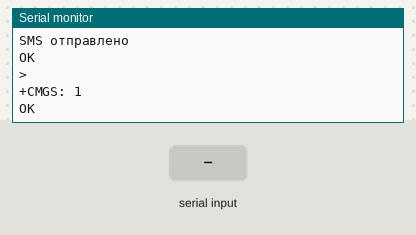
The sketch below on a simulated ESP8266 (NodeMCU). Shown: the last lines printed to the serial monitor. The test bench sets the inputs (shaded band). The modem accepts every AT command (registered, SIM ready, sends succeed) and sends nothing else.

Above: at 13.2 s.
13.3 s: "1" received over the second serial link
At 13.7 s:
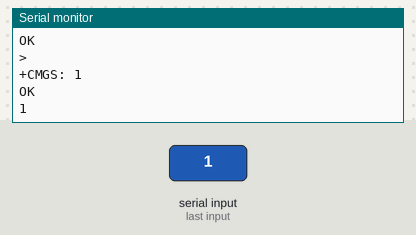
14.8 s: "0" received over the second serial link
At 16.0 s:
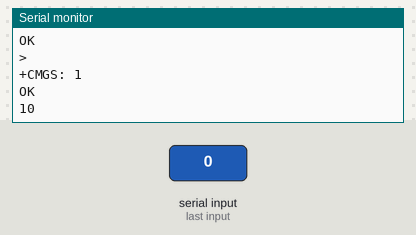

The sketch:

sim800l.ino
```cpp
#include <SoftwareSerial.h>

SoftwareSerial simSerial(D1, D2);

const String PHONE = "+79181656914";  // ← ваш номер
const String MESSAGE = "Тестовое сообщение от ESP8266";

void setup() {
    delay(2000);
    Serial.begin(115200);
    simSerial.begin(9600);
    Serial.println("Старт");

    delay(3000); // ждём готовности модема

    // Режим текстовых SMS
    simSerial.println("AT+CMGF=1");
    delay(1000);

    // Указываем номер получателя
    simSerial.print("AT+CMGS=\"");
    simSerial.print(PHONE);
    simSerial.println("\"");
    delay(1000);

    // Текст сообщения + Ctrl+Z для отправки
    simSerial.print(MESSAGE);
    simSerial.write(26); // Ctrl+Z
    delay(5000); // ждём отправки

    Serial.println("SMS отправлено");
}

void loop() {
    while (simSerial.available()) {
        Serial.print((char)simSerial.read());
    }
    while (Serial.available()) {
        simSerial.print((char)Serial.read());
    }
}
```

Measured:
- after the input at 13.3 s, the serial monitor: prints a new line at once (image 1)
- after the input at 14.8 s, the serial monitor: prints a new line at once (image 2)
